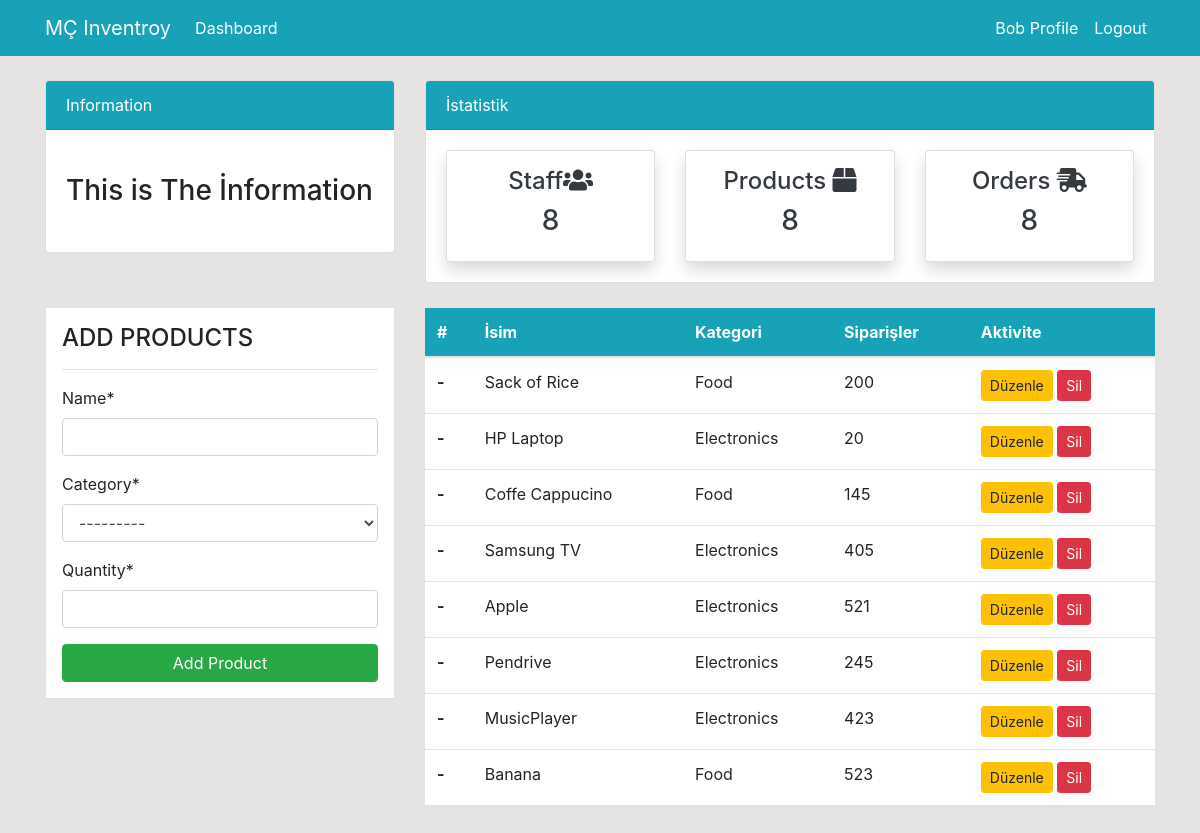
/product/ (signed in), run on the app's committed database.
### dashboard/models.py (models this page shows, shortened)
class Product(models.Model):
    name = models.CharField(max_length=100, null=True)
    category = models.CharField(max_length=20, choices=CATEGORY, null=True)
    quantity = models.PositiveIntegerField(null=True)
    class Meta:
        verbose_name_plural = 'Product'

### dashboard/views.py (the view)
# urls.py: path('product/', views.product, name='dashboard-product'),
@login_required
def product(request):
    items = Product.objects.all() # Using ORM
    product_count = items.count()
    workers_count = User.objects.all().count()
    orders_count = Order.objects.all().count()
    if request.method == 'POST':
        form = ProductForm(request.POST)
        if form.is_valid():
            form.save()
            product_name = form.cleaned_data.get('name')
            messages.success(request,f'{product_name} has ben added(ÜRÜN EKLENDİ)')
            return redirect('dashboard-product')
    else:
        form = ProductForm()
    context = {
        'items':items,
        'form':form,
        'workers_count':workers_count,
        'orders_count':orders_count,
        'product_count':product_count
    }
    return render(request, 'dashboard/product.html',context)

### dashboard/forms.py
class ProductForm(forms.ModelForm):
    class Meta:
        model = Product
        fields = ['name','category','quantity']

### templates/dashboard/product.html (shortened to what this page needs)
{% extends 'partials/base.html' %}
{% load crispy_forms_tags %}
{% block content %}
{% include 'partials/topnav.html' %}
<div class="container">
    <div class="row my-4">
      <div class="col-md-4">
            <div class="border bg-white p-3">
                <h4>ADD PRODUCTS</h4>
                <hr>
                <form method="POST">
                    {{form|crispy}}
                    <input class="btn btn-success btn-block" type="submit" value="Add Product">
                </form>
            </div>
        </div>
        <div class="col-md-8">
            <table class="table bg-white">
                <thead class="bg-info">
                  <tr class="text-white">
                    <th scope="col">#</th>
                    <th scope="col">İsim</th>
                    <th scope="col">Kategori</th>
                    <th scope="col">Siparişler</th>
                    <th scope="col">Aktivite</th>
                  </tr>
                </thead>
                <tbody>
                {% for item in items %}
                  <tr>
                    <th scope="row">-</th>
                    <td>{{item.name}}</td>
                    <td>{{item.category}}</td>
                    <td>{{item.quantity}}</td>
                    <td>
                        <a class="btn btn-warning btn-sm" href="{% url 'dashboard-product-update' item.id %}">Düzenle</a>
                        <a class="btn btn-danger btn-sm" href="{% url 'dashboard-product-delete' item.id %}">Sil</a>
                    </td>
                  </tr>
                {% endfor %}
                </tbody>
              </table>
        </div>
    </div>
</div>
{% endblock content %}

### templates/partials/nav.html (shortened to what this page needs)
<nav class="navbar navbar-expand-lg navbar-info bg-info">
    <div class="container">
        {% if user.is_authenticated %}
        <a class="navbar-brand text-white" href="{% url 'dashboard-index' %}">MÇ Inventroy</a>
        <div class="collapse navbar-collapse" id="navbarSupportedContent">
            <ul class="navbar-nav mr-auto">
                <li class="nav-item active">
                    <a class="nav-link text-white" href="{% url 'dashboard-index' %}">Dashboard </a>
                </li>
            </ul>
            <ul class="navbar-nav ml-auto">
                <li class="nav-item active">
                    <a class="nav-link text-white" href="{% url 'user-profile' %}">{{user.username}} Profile
                        <span class="sr-only">(current)</span></a>
                </li>
                <li class="nav-item">
                    <a class="nav-link text-white" href="{% url 'user-logout' %}">Logout</a>
                </li>
            </ul>
            {% endif %}
        </div>
    </div>
</nav>

### static/style.css (style rules this page uses)
body { background: rgb(230,227,227); }

### data on the page
Product: name "Sack of Rice", category "Food", quantity "200"
Product: name "HP Laptop", category "Electronics", quantity "20"
Product: name "Coffe Cappucino", category "Food", quantity "145"
Product: name "Samsung TV", category "Electronics", quantity "405"
Product: name "Apple", category "Electronics", quantity "521"
Product: name "Pendrive", category "Electronics", quantity "245"
Product: name "MusicPlayer", category "Electronics", quantity "423"
Product: name "Banana", category "Food", quantity "523"

### other printed values
{{ user.username }} "Bob"
{{ workers_count }} "8"
{{ product_count }} "8"
{{ orders_count }} "8"
